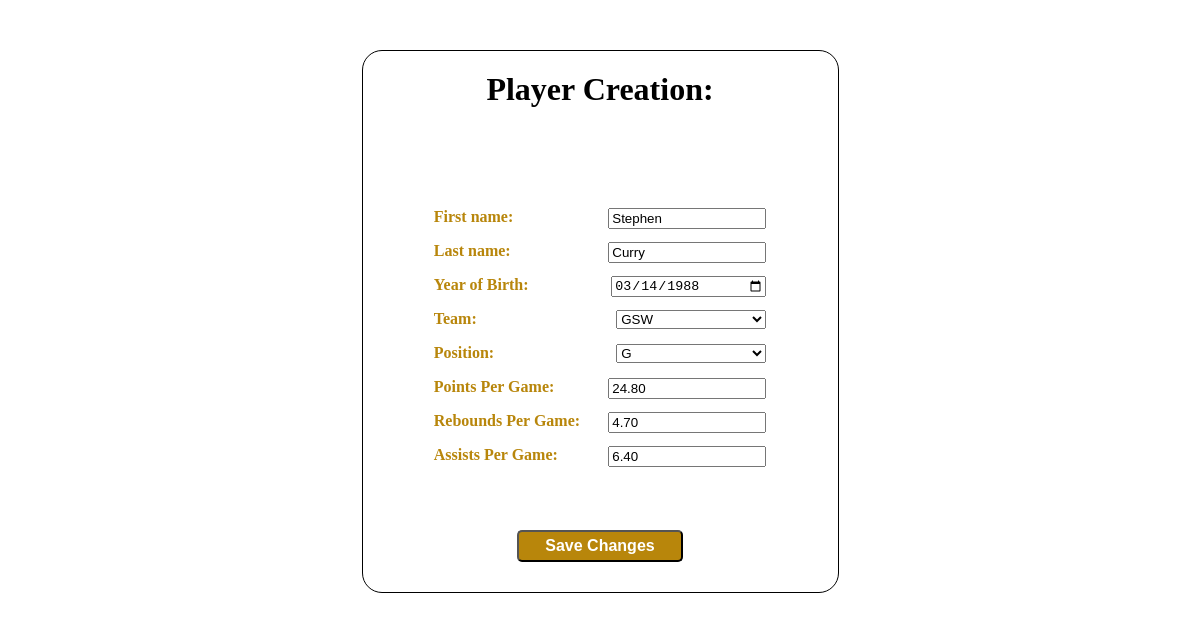
Screenshot of /player/1/edit/ with the database file from the repository.
### my_app/models.py (models this page shows, shortened)
class Player(models.Model):
    TEAM_CHOICES = (
        ('BOS', 'BOS'),
        ('MIA', 'MIA'),
        ('ORL', 'ORL'),
        ('CHI', 'CHI'),
        ('MIL', 'MIL'),
        ('PHI', 'PHI'),
        ('NYK', 'NYK'),
        ('LAL', 'LAL'),
        ('PHO', 'PHO'),
        ('GSW', 'GSW'),
        ('DEN', 'DEN'),
        ('SAC', 'SAC'),
        ('MIN', 'MIN'),
        ('DAL', 'DAL'),
        ('NOP', 'NOP'),
    )
    POSITION_CHOICES = (
        ('G', 'G'),
        ('F', 'F'),
        ('C', 'C'),
    )
    first_name = models.CharField(max_length=50)
    last_name = models.CharField(max_length=50)
    dob = models.DateField()
    team = models.CharField(max_length=50, choices=TEAM_CHOICES)
    position = models.CharField(max_length=2, choices=POSITION_CHOICES)
    ppg = models.DecimalField(max_digits=4, decimal_places=2)
    rpg = models.DecimalField(max_digits=4, decimal_places=2)
    apg = models.DecimalField(max_digits=4, decimal_places=2)
    date_created = models.DateTimeField(auto_now_add=True, blank=True, null=True)
    date_updated = models.DateTimeField(auto_now=True, blank=True, null=True)

### my_app/views.py (the view)
# urls.py: path('<int:pk>/edit/', views.player_edit, name='player-edit'),
def player_edit(request, pk):
    player = Player.objects.get(pk=pk)
    form = PlayerModelForm(instance=player)
    if request.method == 'POST':
        form = PlayerModelForm(request.POST, instance=player)
        if form.is_valid():
            form.save()
            return redirect('player-details', pk=player.id)
    context = {'player': player, 'form': form}
    return render(request, 'players/player-edit.html', context)

### my_app/forms.py
class PlayerModelForm(forms.ModelForm):
    class Meta:
        model = Player
        fields = '__all__'
        widgets = {
            'dob': forms.DateInput(
                attrs={
                    'type': 'date',
                },
            ),
        }
        labels = {
            'dob': 'Year of Birth',
            'ppg': 'Points Per Game',
            'rpg': 'Rebounds Per Game',
            'apg': 'Assists Per Game',
        }

### templates/players/player-edit.html (shortened to what this page needs)
<!DOCTYPE html>
<html lang="en">
<head>
</head>
<body>
    <main>
        <h1>Player Creation:</h1>
        <form action="{% url 'player-edit' pk=player.id %}" method="post">
            {{ form.as_p }}
            <button type="submit">Save Changes</button>
        </form>
    </main>
</body>
</html>

### templates/players/player-edit.html (style rules this page uses)
main { border: solid 1px black; width: 35%; margin: 50px auto; border-radius: 20px; min-width: 475px; }
h1 { text-align: center; margin-top: 20px; margin-bottom: 100px; }
form { width: 70%; margin: 20px auto; position: relative; }
form select, input { width: 150px; }
form label { font-weight: bold; color: darkgoldenrod; }
form input, select { position: absolute; right: 0px; }
form button { color: white; font-size: 1em; font-weight: bold; background-color: darkgoldenrod; width: 50%; margin: 50px auto 10px auto; position: relative; left: 25%; padding-top: 5px; padding-bottom: 5px; border-radius: 5px; }

### rows the page displays
Player: first_name "Stephen", last_name "Curry", dob "03/14/1988", team "GSW", position "G", ppg "24.80", rpg "4.70", apg "6.40"
